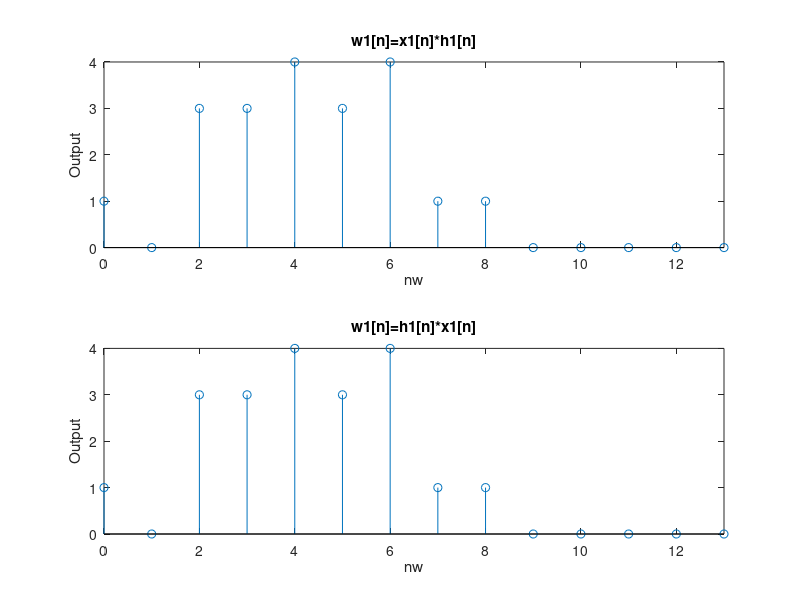

MATLAB code to generate this figure:
nx1 = 0:9;
nh1 = 0:4;
x1 = [ones(1,5) zeros(1,5)];
h1 = [1 -1 3 0 1];
h2 = [0 2 5 4 -1];

nw = 0:13;
w1 = conv(x1,h1);
w2 = conv(h1,x1);


subplot(2,1,1),stem(nw,w1),axis([0,13,ylim])
xlabel('nw');ylabel('Output');title('w1[n]=x1[n]*h1[n]')
subplot(2,1,2),stem(nw,w1),axis([0,13,ylim])
xlabel('nw');ylabel('Output');title('w1[n]=h1[n]*x1[n]')
